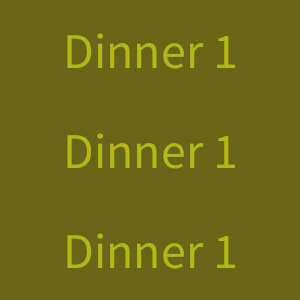
Frame 1 (no input)
Frame 60 (the mouse pressed at the canvas centre just before this capture): identical to frame 1, image omitted
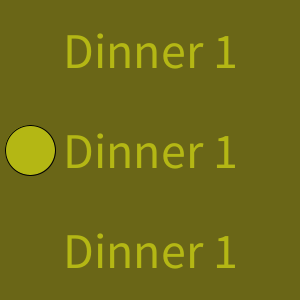
Frame 120 (the mouse held since frame 60 and released just before this capture)

The Processing sketch that drew these frames (run headless with seeded random() and noise(); from frame 60 on, the mouse is pressed at the canvas centre):

// Processing sketch: week13_5_dinner_random
// ── week13_5_dinner_random.pde
void setup(){
 size(300,300);
 fill(#B4B714);
 textSize(50);
 textAlign(CENTER,CENTER);
}
int choice = -1;
void draw(){
  background(#6A6617);
  text("Dinner 1", 150, 50);
  text("Dinner 1", 150, 150);
  text("Dinner 1", 150, 250);
  if(choice==0) ellipse(30,50,50,50);
  if(choice==1) ellipse(30,150,50,50);
  if(choice==2) ellipse(30,250,50,50);
}
void mousePressed(){
  choice = int( random(3) );
}
